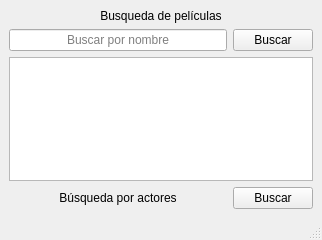
<?xml version="1.0" encoding="UTF-8"?>
<ui version="4.0">
 <class>Ventana_principal</class>
 <widget class="QMainWindow" name="Ventana_principal">
  <property name="geometry">
   <rect>
    <x>0</x>
    <y>0</y>
    <width>322</width>
    <height>240</height>
   </rect>
  </property>
  <property name="windowTitle">
   <string>MainWindow</string>
  </property>
  <widget class="QWidget" name="centralwidget">
   <layout class="QGridLayout" name="gridLayout">
    <item row="12" column="1">
     <widget class="QPushButton" name="boton_abrir_ventana_actores">
      <property name="text">
       <string>Buscar</string>
      </property>
     </widget>
    </item>
    <item row="1" column="1">
     <widget class="QPushButton" name="boton_buscar_pelicula">
      <property name="text">
       <string>Buscar</string>
      </property>
     </widget>
    </item>
    <item row="0" column="0" colspan="2">
     <widget class="QLabel" name="label">
      <property name="text">
       <string>Busqueda de películas</string>
      </property>
      <property name="alignment">
       <set>Qt::AlignmentFlag::AlignCenter</set>
      </property>
     </widget>
    </item>
    <item row="5" column="0" colspan="2">
     <spacer name="verticalSpacer_2">
      <property name="orientation">
       <enum>Qt::Orientation::Vertical</enum>
      </property>
      <property name="sizeHint" stdset="0">
       <size>
        <width>20</width>
        <height>40</height>
       </size>
      </property>
     </spacer>
    </item>
    <item row="12" column="0">
     <widget class="QLabel" name="label_2">
      <property name="text">
       <string>&lt;html&gt;&lt;head/&gt;&lt;body&gt;&lt;p align=&quot;center&quot;&gt;Búsqueda por actores&lt;/p&gt;&lt;/body&gt;&lt;/html&gt;</string>
      </property>
     </widget>
    </item>
    <item row="2" column="0" colspan="2">
     <spacer name="verticalSpacer">
      <property name="orientation">
       <enum>Qt::Orientation::Vertical</enum>
      </property>
      <property name="sizeHint" stdset="0">
       <size>
        <width>20</width>
        <height>40</height>
       </size>
      </property>
     </spacer>
    </item>
    <item row="1" column="0">
     <widget class="QLineEdit" name="line_ingreso_nombre">
      <property name="alignment">
       <set>Qt::AlignmentFlag::AlignCenter</set>
      </property>
      <property name="placeholderText">
       <string>Buscar por nombre</string>
      </property>
     </widget>
    </item>
    <item row="4" column="0" colspan="2">
     <widget class="QTableWidget" name="table_peliculas"/>
    </item>
   </layout>
  </widget>
  <widget class="QMenuBar" name="menubar">
   <property name="geometry">
    <rect>
     <x>0</x>
     <y>0</y>
     <width>322</width>
     <height>22</height>
    </rect>
   </property>
  </widget>
  <widget class="QStatusBar" name="statusbar"/>
 </widget>
 <resources/>
 <connections>
  <connection>
   <sender>boton_abrir_ventana_actores</sender>
   <signal>clicked()</signal>
   <receiver>Ventana_principal</receiver>
   <slot>_Vista__abrir_ventana_actores()</slot>
   <hints>
    <hint type="sourcelabel">
     <x>312</x>
     <y>209</y>
    </hint>
    <hint type="destinationlabel">
     <x>249</x>
     <y>133</y>
    </hint>
   </hints>
  </connection>
  <connection>
   <sender>boton_buscar_pelicula</sender>
   <signal>clicked()</signal>
   <receiver>Ventana_principal</receiver>
   <slot>_Vista__buscar_peliculas()</slot>
   <hints>
    <hint type="sourcelabel">
     <x>253</x>
     <y>68</y>
    </hint>
    <hint type="destinationlabel">
     <x>249</x>
     <y>53</y>
    </hint>
   </hints>
  </connection>
 </connections>
 <slots>
  <slot>_Vista__abrir_ventana_actores()</slot>
  <slot>_Vista__buscar_peliculas()</slot>
 </slots>
</ui>
